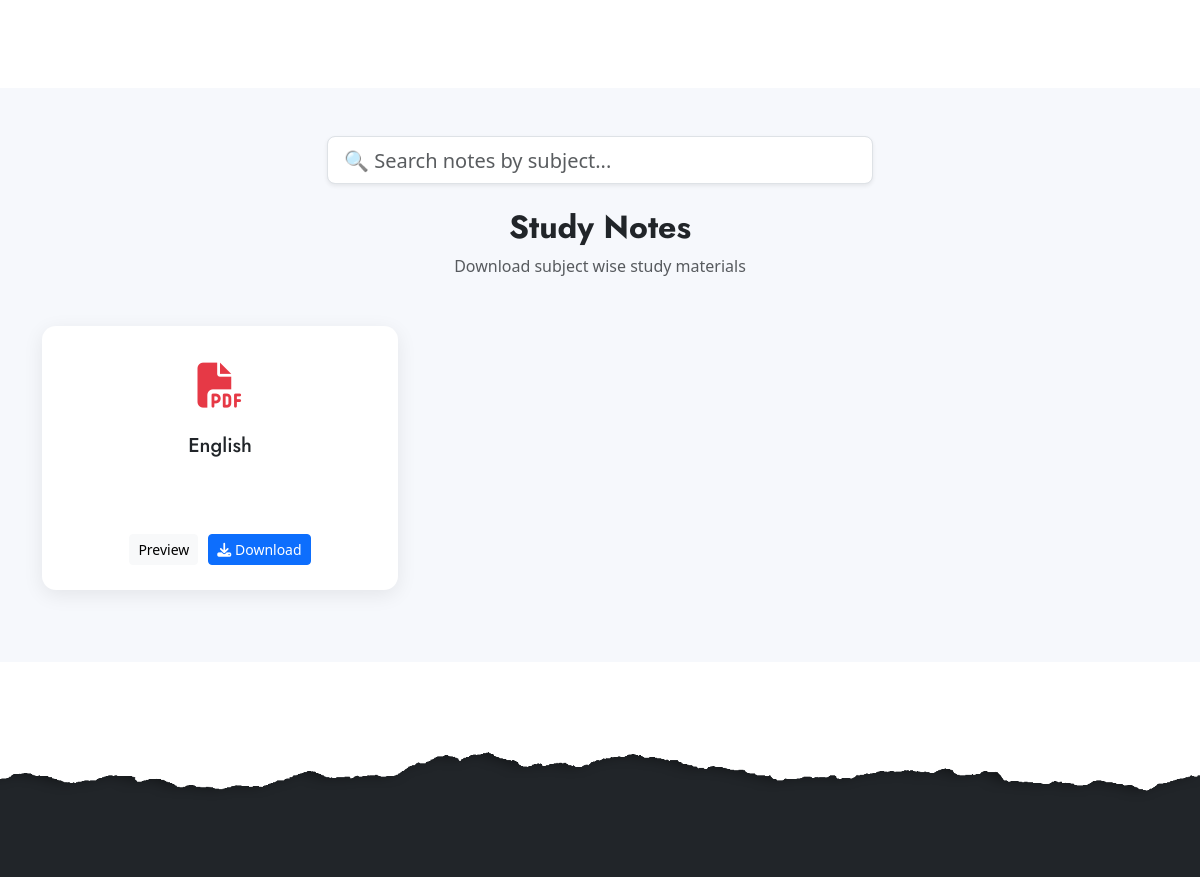
Page /stu/notes/ (middle part) on the earlier database version.
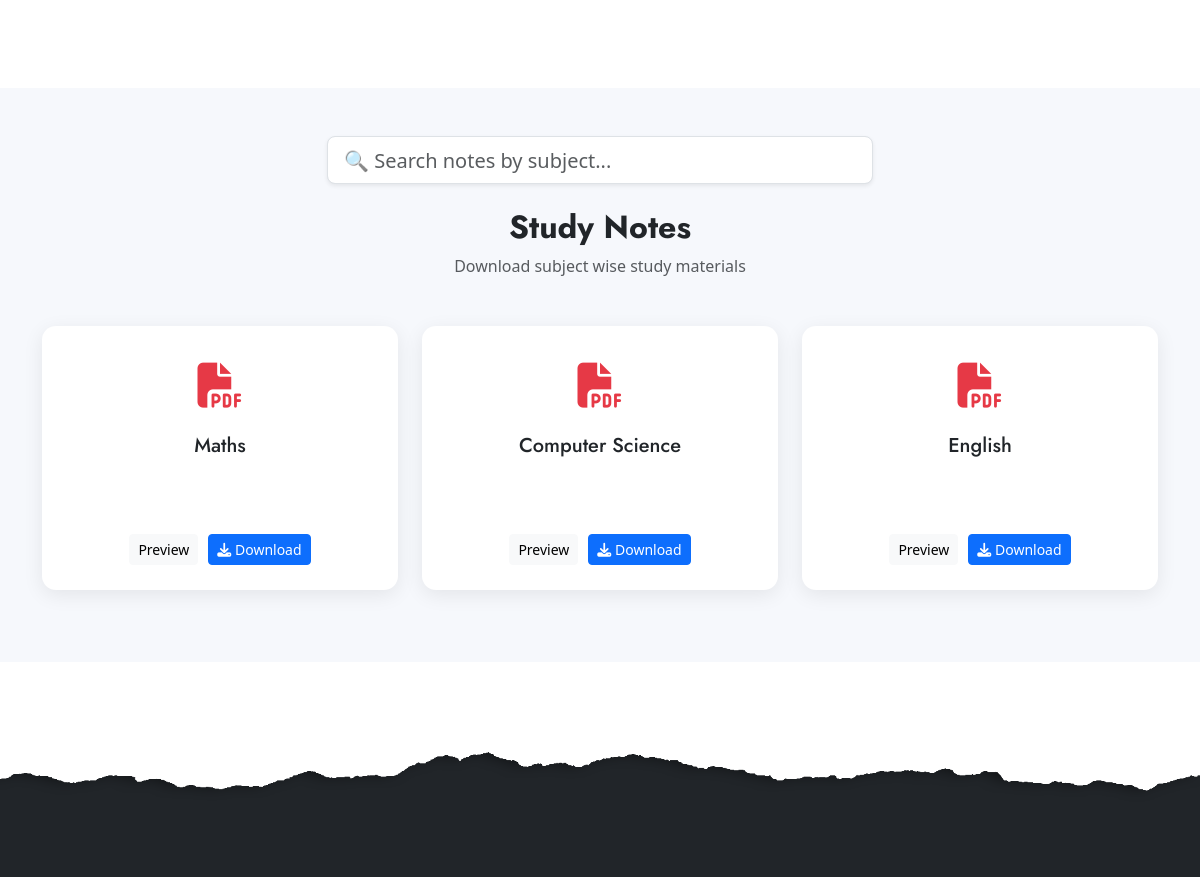
Same page on the later database version.
### AdminApp/models.py (models this page shows, shortened)
class NotesDb(models.Model):
    Subject = models.CharField(max_length=100,blank=True,null=True)
    Semester = models.CharField(max_length=100,blank=True,null=True)
    Department = models.CharField(max_length=100)
    Notes = models.FileField(upload_to="notes/")

### WebApp/views.py (the view)
# urls.py: path('notes/',views.notes,name='notes'),
def notes(request):
    notes = NotesDb.objects.all().order_by('-id')
    return render(request, "Notes.html", {"notes": notes})

### WebApp/templates/Notes.html (shortened to what this page needs)
<!DOCTYPE html>
{% load static %}
<html lang="en">
<head>
    <link href="https://cdnjs.cloudflare.com/ajax/libs/font-awesome/5.10.0/css/all.min.css" rel="stylesheet">
    <link href="{% static 'assets/main/lib/owlcarousel/assets/owl.carousel.min.css' %}" rel="stylesheet">
    <link href="{% static 'assets/main/css/style.min.css' %}" rel="stylesheet">
</head>
<body>
    <section class="notes-section py-5">
        <div class="container">
            <div class="row mb-4">
                <div class="col-md-6 mx-auto">
                    <input type="text" id="searchInput" class="form-control form-control-lg shadow-sm"
                        placeholder="🔍 Search notes by subject...">
                </div>
            </div>
            <div class="text-center mb-5">
                <h2 class="fw-bold">Study Notes</h2>
                <p class="text-muted">Download subject wise study materials</p>
            </div>
            <div class="row" id="notesContainer">
                {% for n in notes %}
                <div class="col-lg-4 col-md-6 mb-4 note-item">
                    <div class="note-card">
                        <div class="note-icon">
                            <i class="fa-solid fa-file-pdf"></i>
                        </div>
                        <h5 class="note-title">{{ n.Subject }}</h5>
                        <p class="note-desc">
                        </p>
                        <div class="note-actions">
                            <button class="btn btn-light btn-sm" data-bs-toggle="modal"
                                data-bs-target="#previewModal{{ n.id }}">
                                Preview
                            </button>
                            <a href="{% url 'download_note' n.id %}" class="btn btn-primary btn-sm">
                                <i class="fa fa-download"></i> Download
                            </a>
                        </div>
                    </div>
                </div>
                {% endfor %}
            </div>
        </div>
    </section>
    <div class="container-fluid position-relative overlay-top bg-dark text-white-50 py-5" style="margin-top: 90px;">
        <div class="container mt-5 pt-5">
        </div>
    </div>
    <link href="https://cdn.jsdelivr.net/npm/bootstrap@5.3.2/dist/css/bootstrap.min.css" rel="stylesheet">
    <link rel="stylesheet" href="https://cdnjs.cloudflare.com/ajax/libs/font-awesome/6.5.0/css/all.min.css">
</body>
</html>

Differences in the rows shown:
added NotesDb: Subject "Maths"
added NotesDb: Subject "Computer Science"
